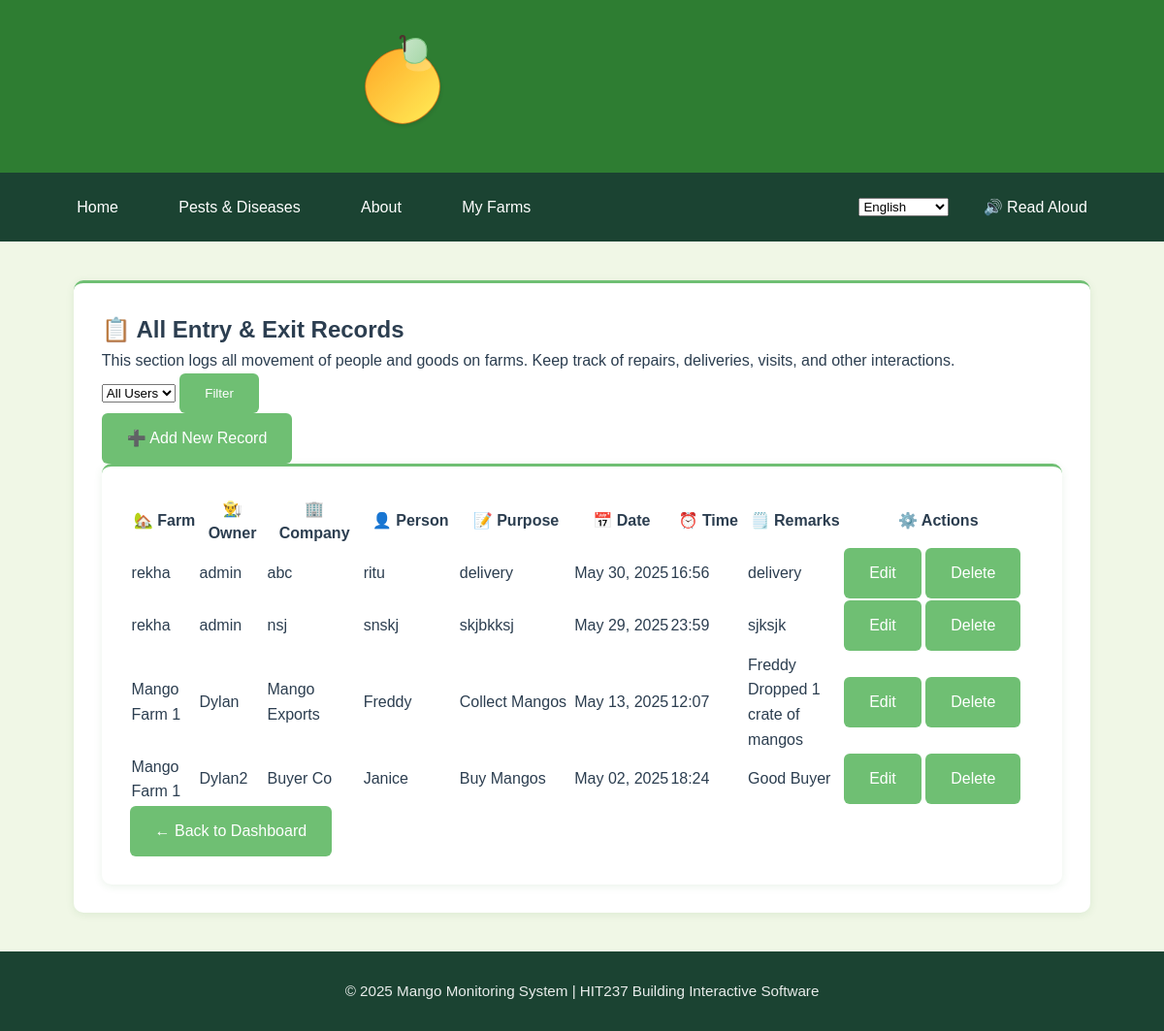
Screenshot of /myfarms/entryexit/ (signed in) with the database file from the repository.
### App2/models.py (models this page shows, shortened)
class EntryExitLog(models.Model):
    farm = models.ForeignKey(Farm, on_delete=models.CASCADE)
    company_name = models.CharField(max_length=100)
    person_name = models.CharField(max_length=100)
    purpose = models.CharField(max_length=255)
    date = models.DateField()
    time = models.TimeField()
    remarks = models.TextField(blank=True, null=True)

class Farm(models.Model):
    name = models.CharField(max_length=100)
    location = models.CharField(max_length=150)
    owner = models.ForeignKey(User, on_delete=models.CASCADE, related_name="farms")
    total_plants = models.IntegerField(validators=[MinValueValidator(1)], help_text="Total number of mango plants on the property")
    farm_size = models.DecimalField(max_digits=10, decimal_places=2, help_text="Farm size in hectares")
    stocking_rate = models.DecimalField(max_digits=10, decimal_places=2, help_text="Plants per hectare", editable=False)
    created_at = models.DateTimeField(auto_now_add=True)
    updated_at = models.DateTimeField(auto_now=True)
    class Meta:
        ordering = ['name']

### App2/views.py (the view)
# urls.py: path('entryexit/', views.EntryExitListView.as_view(), name='entry-exit-list'),
class EntryExitListView(LoginRequiredMixin, ListView):
    model = EntryExitLog
    template_name = 'App2/entryexit_list.html'
    context_object_name = 'logs'
    def get_queryset(self):
        if self.request.user.is_superuser:
            user_filter = self.request.GET.get('user_filter', 'all')
            if user_filter != 'all':
                try:
                    user_id = int(user_filter)
                    return EntryExitLog.objects.filter(farm__owner_id=user_id)
                except (ValueError, TypeError):
                    return EntryExitLog.objects.all()
            else:
                return EntryExitLog.objects.all()
        else:
            return EntryExitLog.objects.filter(farm__owner=self.request.user)
    def get_context_data(self, **kwargs):
        context = super().get_context_data(**kwargs)
        if self.request.user.is_superuser:
            context['users'] = User.objects.all()
            context['current_user_filter'] = self.request.GET.get('user_filter', 'all')
            context['is_superuser'] = True
        else:
            context['is_superuser'] = False
        return context

### App2/templates/App2/entryexit_list.html (shortened to what this page needs)
{% extends 'App2/base.html' %}
{% block content %}
<div class="card shadow-sm p-3">
<div class="container mt-5">
  <div class="content-card mb-4 shadow-sm text-start">
    <div class="d-flex justify-content-between align-items-center mb-3">
      <div>
        <h2 class="mb-3">📋 {% if is_superuser %}All {% endif %}Entry & Exit Records</h2>
        <p class="text-muted">This section logs all movement of people and goods on {% if is_superuser %}farms{% else %}your farm{% endif %}. Keep track of repairs, deliveries, visits, and other interactions.</p>
      </div>
      <div class="d-flex">
        {% if is_superuser %}
          <form method="get" class="d-flex me-2">
            <select name="user_filter" class="form-select me-2">
              <option value="all" {% if current_user_filter == 'all' %}selected{% endif %}>All Users</option>
            </select>
            <button type="submit" class="btn btn-primary me-2">Filter</button>
          </form>
        {% endif %}
      </div>
    </div>
    <a href="{% url 'App2:entry-exit-create' %}" class="btn btn-outline-success btn-sm mt-2">➕ Add New Record</a>
  </div>
</div>
  {% if logs %}
  <div class="card shadow-sm p-3">
  <div class="table-responsive mt-4">
    <table class="table table-bordered table-hover align-middle text-center surveillance-table">      <thead class="table-success">
        <tr>
         <th scope="col", style="width: 7%;">🏡 Farm</th>
          {% if is_superuser %}<th scope="col", style="width: 7%;">👨‍🌾 Owner</th>{% endif %}
          <th scope="col", style="width: 10%;">🏢 Company</th>
          <th scope="col", style="width: 10%;">👤 Person</th>
          <th scope="col", style="width: 12%;">📝 Purpose</th>
          <th scope="col", style="width: 10%;">📅 Date</th>
          <th scope="col", style="width: 8%;">⏰ Time</th>
          <th scope="col", style="width: 10%;">🗒️ Remarks</th>
          <th scope="col", style="width: 20%;">⚙️ Actions</th>
        </tr>
      </thead>
      <tbody>
        {% for log in logs %}
        <tr>
          <td>{{ log.farm.name }}</td>
          {% if is_superuser %}<td>{{ log.farm.owner.username }}</td>{% endif %}
          <td>{{ log.company_name }}</td>
          <td>{{ log.person_name }}</td>
          <td>{{ log.purpose }}</td>
          <td>{{ log.date|date:"M d, Y" }}</td>
          <td>{{ log.time|time:"H:i" }}</td>
          <td>{{ log.remarks|default:"—" }}</td>
          <td>
              <div class="d-flex justify-content-center gap-2 flex-wrap">
                <a href="{% url 'App2:entryexit-edit' log.pk %}" class="btn btn-sm btn-outline-warning">Edit</a>
                <a href="{% url 'App2:entryexit-delete' log.pk %}" class="btn btn-sm btn-outline-danger">Delete</a>
              </div>
            </td>
        </tr>
        {% endfor %}
      </tbody>
    </table>
  </div>
  <a href="{% url 'App2:profile' %}" class="btn btn-outline-success">← Back to Dashboard</a>
  {% else %}
  <div class="alert alert-warning text-center mt-4" role="alert">
    🚫 No entry or exit records found yet.
  </div>
  {% endif %}
</div>
{% endblock %}

### App1/static/css/base.css (style rules this page uses)
:root { --primary-green: #2E7D32; --secondary-green: #6FBF73; --accent-green: #A2C523; --light-bg: #F0F7E6; --card-bg: #FFFFFF; --text-dark: #2C3E50; --text-light: #5D6D7E; --shadow-sm: 0 2px 8px rgba(46, 125, 50, 0.1); --shadow-md: 0 4px 12px rgba(46, 125, 50, 0.15); --border-color: #dcdcdc; }
* { margin: 0; padding: 0; box-sizing: border-box; font-family: 'Poppins', sans-serif; }
body { min-height: 100vh; display: flex; flex-direction: column; background-color: var(--light-bg); color: var(--text-dark); line-height: 1.6; }
.card { background: var(--card-bg); border-radius: 10px; box-shadow: var(--shadow-sm); padding: 1.8rem; transition: all 0.3s ease; border-top: 3px solid var(--secondary-green); }
.btn { display: inline-flex; align-items: center; gap: 0.5rem; padding: 0.7rem 1.5rem; background-color: var(--secondary-green); color: white; border-radius: 6px; text-decoration: none; font-weight: 500; transition: all 0.3s ease; border: 2px solid transparent; }

### rows the page displays
EntryExitLog: farm.name "rekha", farm.owner.username "admin", company_name "abc", person_name "ritu", purpose "delivery", date "May 30, 2025", time "16:56", remarks "delivery"
EntryExitLog: farm.name "rekha", farm.owner.username "admin", company_name "nsj", person_name "snskj", purpose "skjbkksj", date "May 29, 2025", time "23:59", remarks "sjksjk"
EntryExitLog: farm.name "Mango Farm 1", farm.owner.username "Dylan", company_name "Mango Exports", person_name "Freddy", purpose "Collect Mangos", date "May 13, 2025", time "12:07", remarks "Freddy Dropped 1 crate of mangos"
EntryExitLog: farm.name "Mango Farm 1", farm.owner.username "Dylan2", company_name "Buyer Co", person_name "Janice", purpose "Buy Mangos", date "May 02, 2025", time "18:24", remarks "Good Buyer"
